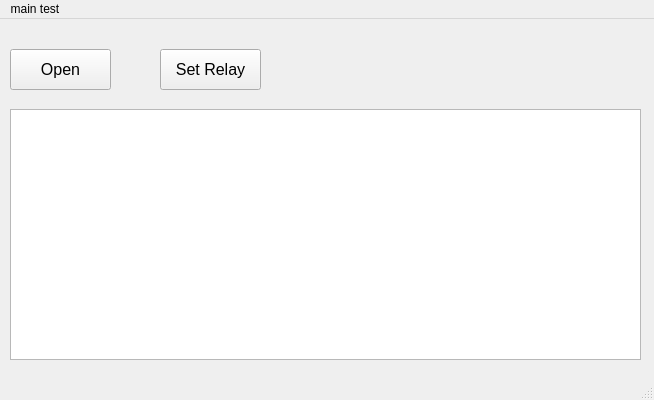
<?xml version="1.0" encoding="UTF-8"?>
<ui version="4.0">
 <class>MainWindow</class>
 <widget class="QMainWindow" name="MainWindow">
  <property name="geometry">
   <rect>
    <x>0</x>
    <y>0</y>
    <width>654</width>
    <height>400</height>
   </rect>
  </property>
  <property name="windowTitle">
   <string>MainWindow</string>
  </property>
  <widget class="QWidget" name="centralWidget">
   <widget class="QPlainTextEdit" name="plainTextEdit_Log">
    <property name="geometry">
     <rect>
      <x>10</x>
      <y>90</y>
      <width>631</width>
      <height>251</height>
     </rect>
    </property>
    <property name="sizePolicy">
     <sizepolicy hsizetype="Expanding" vsizetype="Expanding">
      <horstretch>0</horstretch>
      <verstretch>0</verstretch>
     </sizepolicy>
    </property>
    <property name="minimumSize">
     <size>
      <width>631</width>
      <height>131</height>
     </size>
    </property>
   </widget>
   <widget class="QPushButton" name="pushButton_Open">
    <property name="geometry">
     <rect>
      <x>10</x>
      <y>30</y>
      <width>101</width>
      <height>41</height>
     </rect>
    </property>
    <property name="font">
     <font>
      <family>Arial</family>
      <pointsize>12</pointsize>
     </font>
    </property>
    <property name="text">
     <string>Open</string>
    </property>
   </widget>
   <widget class="QPushButton" name="btnRelay">
    <property name="geometry">
     <rect>
      <x>160</x>
      <y>30</y>
      <width>101</width>
      <height>41</height>
     </rect>
    </property>
    <property name="font">
     <font>
      <family>Arial</family>
      <pointsize>12</pointsize>
     </font>
    </property>
    <property name="text">
     <string>Set Relay</string>
    </property>
   </widget>
  </widget>
  <widget class="QMenuBar" name="menuBar">
   <property name="geometry">
    <rect>
     <x>0</x>
     <y>0</y>
     <width>654</width>
     <height>25</height>
    </rect>
   </property>
   <widget class="QMenu" name="menuMain_test">
    <property name="title">
     <string>main test</string>
    </property>
   </widget>
   <addaction name="menuMain_test"/>
  </widget>
  <widget class="QStatusBar" name="statusBar"/>
 </widget>
 <layoutdefault spacing="6" margin="11"/>
 <resources/>
 <connections/>
</ui>
